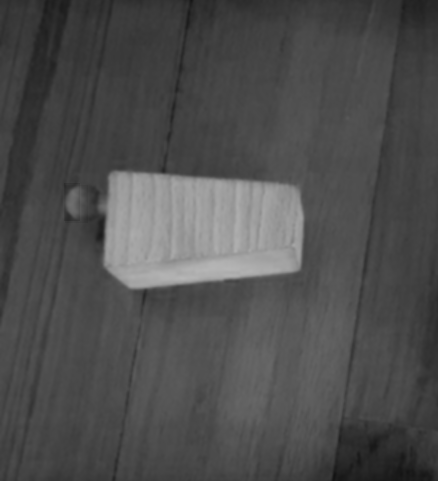
%> input picture test1.bmp, 438 x 481 px
$ octave run_A.m   (GNU Octave 9; MATLAB toolbox functions it lacks are replaced by stand-ins)
%> lines starting %> are read from the running program, lines starting %| are printed output that depends on the picture; in (x1, y1, x2, y2) boxes, pixels count from 0 and x2, y2 are one past the last pixel; in counts of white or black regions, pixels touching at a corner belong together; the program's own positions count from 1
### intermeans.m
% To calculate the intermeans threshold;
% input is the gray level image ‘test1.bmp’
% output is the threshold value T and the binary thresholded
% image Iout.
function [T,Iout] = intermeans(Iin)

    T_old = 0; %initilize threshold variable
    T = mean(mean(Iin)); % start with initial T = average intensity
    while T_old ~= T % while not equal, end when Threshold stablized
        T_old = T;
        mean_1 = mean(mean(Iin(Iin < T_old)));
        mean_2 = mean(mean(Iin(Iin > T_old)));
        T = (mean_1 + mean_2) / 2; % update new Threshold value
    end
    T = ceil(T); % floor the Threshold
    Iout = Iin > T; % for those pixels with value greater than threshold, display
end

### features.m
% To compute the features;
% input is the binary thresholded image
% outputs are the feature values
function [P, A, C, xbar, ybar, phione] = features(Iin)
    % Iin is a binary image with only 1s and 0s
    % centralize the image to largest area: bwareafilt(I, n)
    Iin = bwareafilt(Iin,1);
    % flip image to set origin from top left to bottom left
    I_flip = flip(Iin,1);
    % use built-in function to track the edges
    I_edges = edge(Iin);

    % Numer of edge pixels
    P = sum(sum(I_edges));
    % Number of pixels within
    A = sum(sum(Iin));
    % Compactness = (perimeter)^2 / (4Pi*area)
    C = P^2 / (4 * pi * A);

    % Centroid: xbar = m10/m00, ybar = m01/m00
    % mpq = sum(sum(x^p * y^q * f(x,y)dxdy))

    %m00 = summing up all the pixels
    m00 = sum(sum(I_flip));
    %m01 = sumall y * f(x,y)
    %m10 = sumall x * f(x,y)
    m01 = 0;
    m10 = 0;
    for y = 1:size(I_flip,1) % row by row (1 - row size)
        for x = 1:size(I_flip,2) % col by col (2 - col size)
            m01 = m01 + y * I_flip(y, x);
            m10 = m10 + x * I_flip(y, x);
        end
    end
    % Centroid: xbar = m10/m00, ybar = m01/m00
    xbar = m10/m00;
    ybar = m01/m00;

    % [6 lines of commented-out code are left out]
    u20 = 0;
    u02 = 0;
    for y = 1:size(I_flip,1) % row
        for x = 1:size(I_flip,2) % col
            u20 = u20 + (x - xbar)^2 * I_flip(y, x);
            u02 = u02 + (y - ybar)^2 * I_flip(y, x);
        end
    end

    u00 = m00;
    eta20 = u20 / u00^2; % (2+0)/2+1 = 2
    eta02 = u02 / u00^2;

    phione = eta20 + eta02;
end

### run_A.m
%%%%% Section A %%%%%
% This m file is used to test your code for Section A
% Ensure that when you run this script file, the output images
% are generated and displayed correctly
%--- 1. Display the thresholded image and the threshold
I = imread('./test1.bmp');
%> I is the input picture: size 481x438 uint8; min 19, max 182, mean 78.1
[T, IT] = intermeans(I);
%> in intermeans, `T = mean(mean(Iin));`: T = 78.06
%> the loop in intermeans, `while T_old ~= T` made 6 passes
%> (T_old, mean_1, mean_2, T) on passes 1 to 6: (78.06, 65.11, 108.1, 86.6), (86.6, 67.72, 127.8, 97.78), (97.78, 69.45, 151, 110.2), (110.2, 69.8, 156.3, 113.1), (113.1, 69.82, 156.5, 113.2), (113.2, 69.82, 156.5, 113.2)
%> in intermeans, `T = ceil(T);`: T = 114
%> in intermeans, `Iout = Iin > T;`:
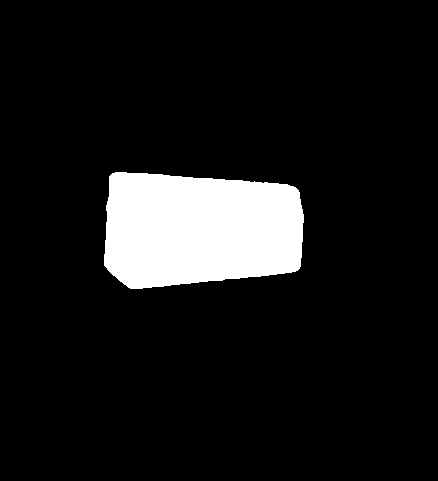
%> Iout: size 481x438 logical; 9.5% white; 1 white region, box (x1, y1, x2, y2) and area: (104, 172, 304, 289) 19996
%> T = 114
imshow(IT) % display image IT
output = T % display the intermeans threshold
%> output = 114
%--- 2. Display the measured feature values
[P, A, C, xbar, ybar, phione] = features(IT)
%> in features, `I_flip = flip(Iin,1);`:
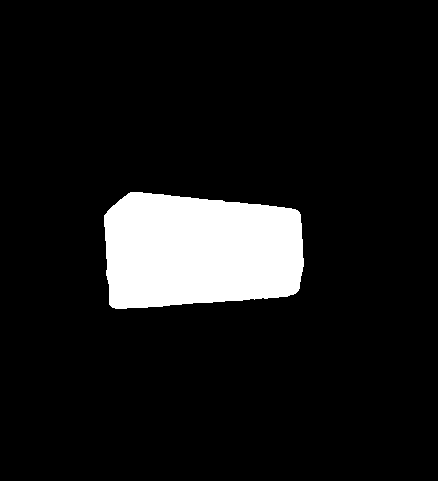
%> I_flip: size 481x438 logical; 9.5% white; 1 white region, box (x1, y1, x2, y2) and area: (104, 192, 304, 309) 19996
%> in features, `I_edges = edge(Iin);`:
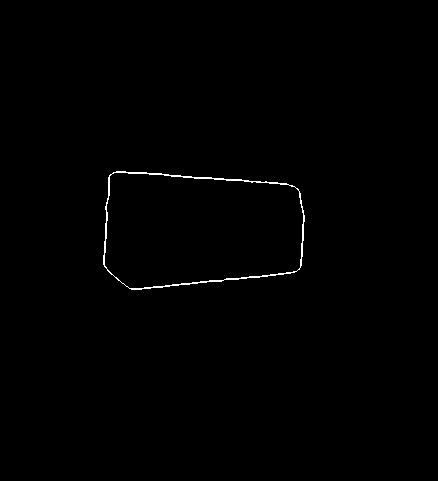
%> I_edges: size 481x438 logical; 0.46% white in thin lines or dots, all inside (x1, y1, x2, y2) = (103, 171, 305, 290)
%> in features, `P = sum(sum(I_edges));`: P = 973
%> in features, `A = sum(sum(Iin));`: A = 19996
%> in features, `C = P^2 / (4 * pi * A);`: C = 3.77
%> in features, `m00 = sum(sum(I_flip));`: m00 = 19996
%> after the loop in features, `for y = 1:size(I_flip,1)`: m01 = 5034913; m10 = 4006129
%> in features, `xbar = m10/m00;`: xbar = 200.3
%> in features, `ybar = m01/m00;`: ybar = 251.8
%> after the loop in features, `for y = 1:size(I_flip,1)`: u02 = 17796288.9; u20 = 61505732
%> in features, `u00 = m00;`: u00 = 19996
%> in features, `eta20 = u20 / u00^2;`: eta20 = 0.154
%> in features, `eta02 = u02 / u00^2;`: eta02 = 0.0445
%> in features, `phione = eta20 + eta02;`: phione = 0.198
%> P = 973; A = 19996; C = 3.77; xbar = 200.3; ybar = 251.8; phione = 0.198

$ run again, with test2.bmp copied over test1.bmp
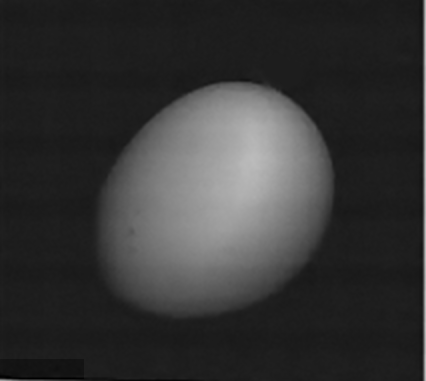
%> input picture test2.bmp, 426 x 381 px
%> I is the input picture: size 381x426 uint8; min 0, max 190, mean 52.8
%> in intermeans, `T = mean(mean(Iin));`: T = 52.81
%> the loop in intermeans, `while T_old ~= T` made 5 passes
%> (T_old, mean_1, mean_2, T) on passes 1 to 5: (52.81, 28.84, 119, 73.94), (73.94, 30.24, 126.1, 78.18), (78.18, 30.86, 128.5, 79.66), (79.66, 30.96, 128.8, 79.9), (79.9, 30.96, 128.8, 79.9)
%> in intermeans, `T = ceil(T);`: T = 80
%> in intermeans, `Iout = Iin > T;`:
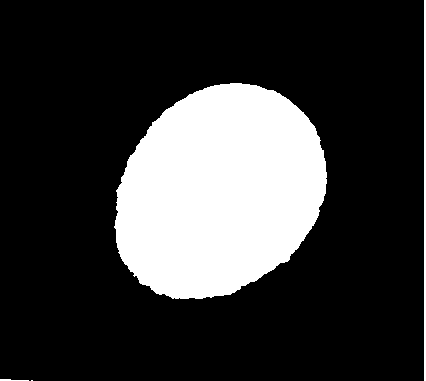
%> Iout: size 381x426 logical; 22.1% white; 4 white regions (1 under 20 px), largest, box (x1, y1, x2, y2) and area: (114, 83, 327, 299) 35108, (424, 0, 426, 381) 762, (0, 379, 29, 381) 40
%> Iin: size 381x426 logical; 21.6% white; 1 white region, box (x1, y1, x2, y2) and area: (114, 83, 327, 299) 35108
%> I_flip: size 381x426 logical; 21.6% white; 1 white region, box (x1, y1, x2, y2) and area: (114, 82, 327, 298) 35108
%> in features, `I_edges = edge(Iin);`:
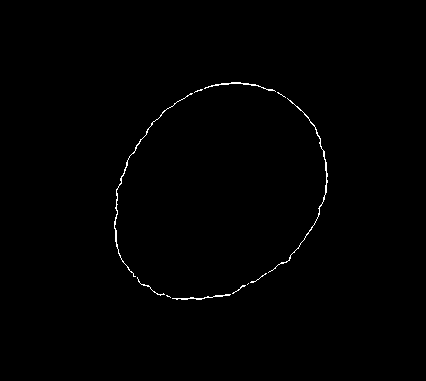
%> I_edges: size 381x426 logical; 0.53% white in thin lines or dots, all inside (x1, y1, x2, y2) = (114, 82, 328, 300)
%> in features, `P = sum(sum(I_edges));`: P = 862
%> in features, `A = sum(sum(Iin));`: A = 35108
%> in features, `C = P^2 / (4 * pi * A);`: C = 1.68
%> m00 = 35108
%> after the loop in features, `for y = 1:size(I_flip,1)`: m01 = 6655052; m10 = 7727341
%> in features, `xbar = m10/m00;`: xbar = 220.1
%> in features, `ybar = m01/m00;`: ybar = 189.6
%> after the loop in features, `for y = 1:size(I_flip,1)`: u02 = 102377683.1; u20 = 98510275.7
%> u00 = 35108
%> eta20 = 0.0799
%> eta02 = 0.0831
%> in features, `phione = eta20 + eta02;`: phione = 0.163
%> `[P, A, C, xbar, ybar, phione] = features(IT)`: P = 862; A = 35108; C = 1.68; xbar = 220.1; ybar = 189.6; phione = 0.163

$ run again, with test3.bmp copied over test1.bmp
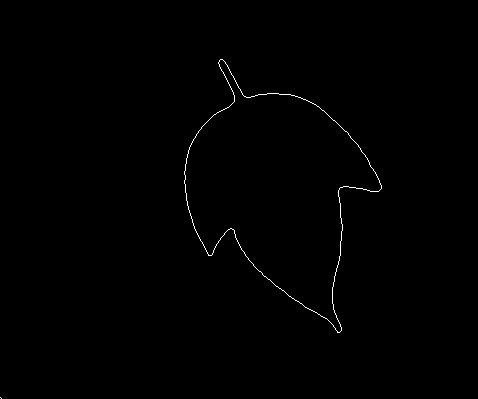
%> input picture test3.bmp, 478 x 399 px
%> I is the input picture: size 399x478 uint8; 0.39% white in thin lines or dots, all inside (x1, y1, x2, y2) = (0, 59, 382, 399)
%> in intermeans, `T = mean(mean(Iin));`: T = 1
%> the loop in intermeans, `while T_old ~= T` made 2 passes
%> (T_old, mean_1, mean_2, T) on passes 1 to 2: (1, 0, 255, 127.5), (127.5, 0, 255, 127.5)
%> in intermeans, `T = ceil(T);`: T = 128
%> Iin: size 399x478 logical; 0.39% white in thin lines or dots, all inside (x1, y1, x2, y2) = (184, 59, 382, 333)
%> in features, `I_flip = flip(Iin,1);`:
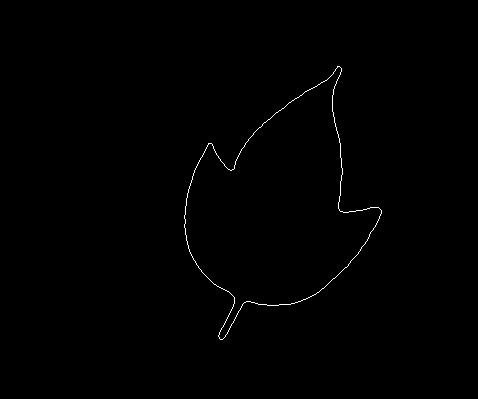
%> I_flip: size 399x478 logical; 0.39% white in thin lines or dots, all inside (x1, y1, x2, y2) = (184, 66, 382, 340)
%> in features, `I_edges = edge(Iin);`:
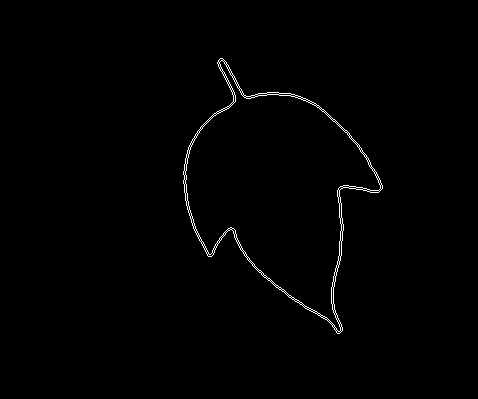
%> I_edges: size 399x478 logical; 0.78% white in thin lines or dots, all inside (x1, y1, x2, y2) = (183, 58, 383, 334)
%> in features, `P = sum(sum(I_edges));`: P = 1488
%> in features, `A = sum(sum(Iin));`: A = 747
%> in features, `C = P^2 / (4 * pi * A);`: C = 235.9
%> m00 = 747
%> after the loop in features, `for y = 1:size(I_flip,1)`: m01 = 154566; m10 = 208565
%> in features, `xbar = m10/m00;`: xbar = 279.2
%> in features, `ybar = m01/m00;`: ybar = 206.9
%> after the loop in features, `for y = 1:size(I_flip,1)`: u02 = 4534355.7; u20 = 2911813.1
%> u00 = 747
%> eta20 = 5.22
%> eta02 = 8.13
%> in features, `phione = eta20 + eta02;`: phione = 13.34
%> `[P, A, C, xbar, ybar, phione] = features(IT)`: P = 1488; A = 747; C = 235.9; xbar = 279.2; ybar = 206.9; phione = 13.34
